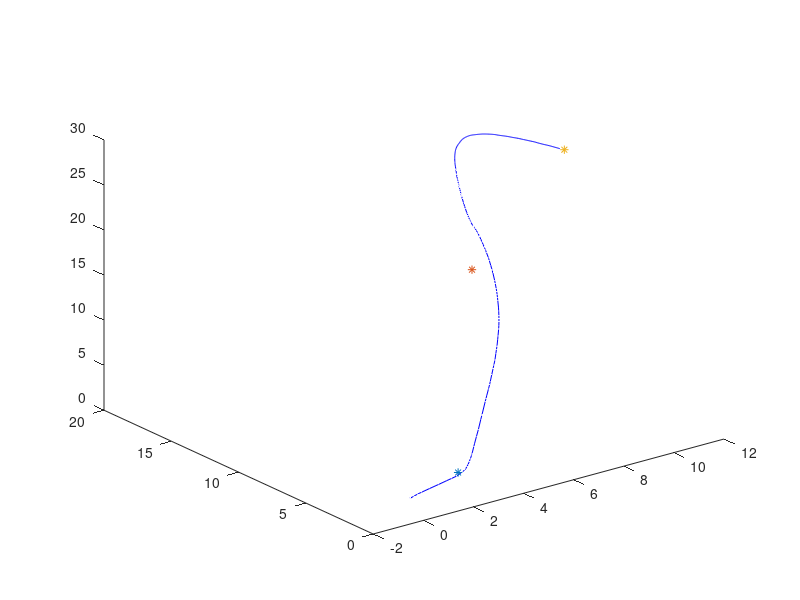

Write the MATLAB code that produced this figure.
%% Distance
%initialize variables
% Waypoints
% n_wps=3;

load('wps_1.mat')
load('wps_3.mat')
load('wps_2.mat')
% Real Pose 
load('real_x.mat')
load('real_y.mat')
load('real_z.mat')

%-------------------------------------------------------------------------
%use the locìgical not operator in xr to locate the zeros;
%xr_new es el vector de los indices degli elementi not 0;
xr_new=find(~xr);
n=xr_new(1,1);

x_traj=xr(1:n-1); %trova size di x_traj
y_traj=yr(1:n-1);
z_traj=zr(1:n-1);
%--------------------------------------------------------------------------
%definisci matrice di punti della rel traj

real_traj=[x_traj y_traj z_traj];
%punto in cui arriva dopo il decollo 
z0=[0 0 2]; %[0 0 1]

nwps=[z0;
      w1;
      w2;
      w3];
      
[r , ~]=size(nwps);
%-------------------------------------------------------------------------
%definisco le direzioni 
v0=(w1 - z0);
v1=(w2 -w1);
v2=(w3 -w2);

dir_recta=[v0;
           v1;
           v2];
%-------------------------------------------------------------------------      
%cALCOLA IL NUMERO DI WPS
n_wps=r-1;

%calcola il numero di punti nella real pose x_traj;
[n_traj, c]=size(x_traj);

%definisci il vettore delle distanze minime
% d_min=zeros(n_traj,1);

% t=linspace(0,1);
%-------------------------------------------------------------------------
%PLOTTA FIGURA
plot3(x_traj,y_traj,z_traj,'b')
hold on 
plot3(w1(1),w1(2),w1(3),'*');
hold on 
plot3(w2(1),w2(2),w2(3),'*');
hold on 
plot3(w3(1),w3(2),w3(3),'*');
%-------------------------------------------------------------------------
k=1;
d=zeros(k,1);
t=linspace(0,1);
a=zeros(3,3);

for i=1:n_wps
    
    x = nwps(i,1) +t*a(1,1);
    y = nwps(i,2) +t*a(1,2);
    z = nwps(i,3) +t*a(1,3);
    plot3(x,y,z,'b')
    
    hold on 
    for j=k:10:n_traj
        
        if  nwps(i+1,1)< real_traj(j,1)< nwps(i+1,1) && nwps(i+1,1)<real_traj(j,2) < nwps(i+1,2) && nwps(i+1,1)< real_traj(j,3)< nwps(i+1,3)
            
        b = real_traj(j,:) - nwps(i,:);
        c = real_traj(j,:) - nwps(i+1,:);
        
        d(k,1)=norm(cross(b,c))/norm(a);
        k=k+1;
        
        else 
           break 
        end 
        
    end 
end 

   %calcola equazione del piano ortogonale ad una direzione e passante per
    %un punto per ogni i;
    %pero comunque hai un problema.
    
%     norm(real_traj(1,:) - z0(1,:))
% 
% ans =
% 
%     0.9162